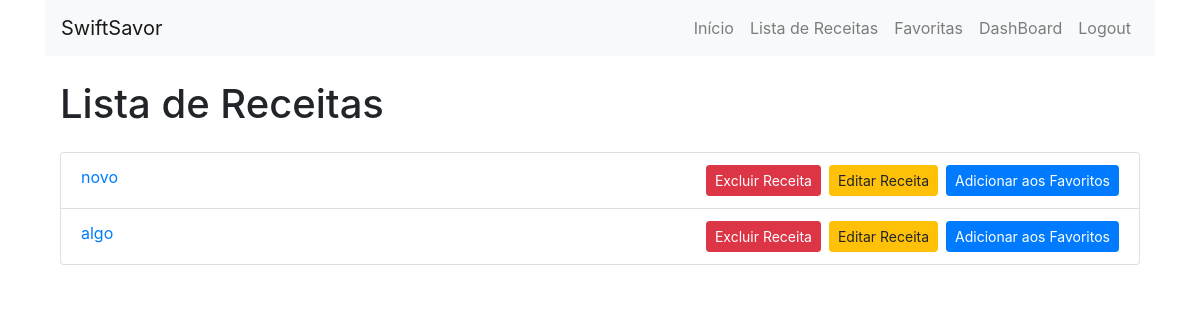
The app's page /receitas/ (signed in), older data.
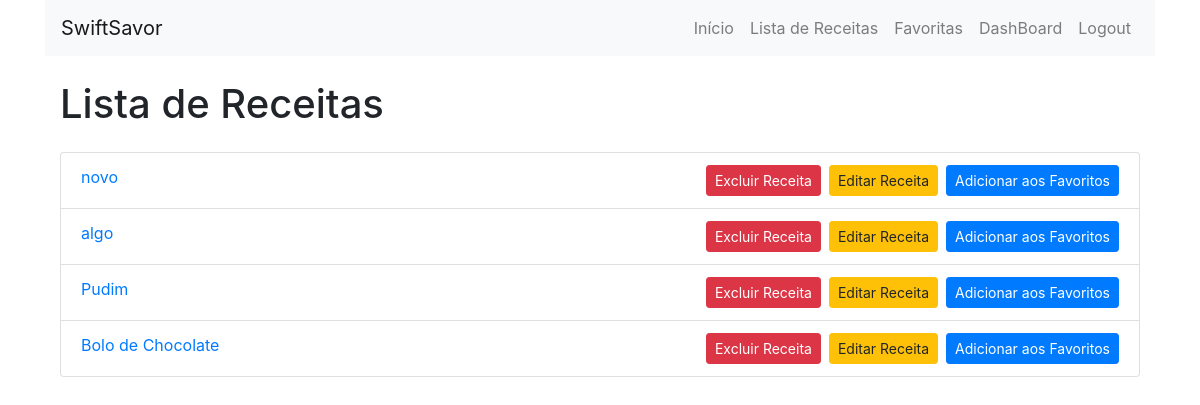
The same page, newer data.
### main/models.py (models this page shows, shortened)
class Receita(models.Model):
    nome = models.CharField(max_length=200)
    ingredientes = models.ManyToManyField(Ingrediente)
    instrucoes = models.TextField()
    usuario = models.ForeignKey(User, on_delete=models.SET_NULL, null=True, blank=True)
    data_cadastro = models.DateField(auto_now_add=False, default=timezone.now)

### main/views.py (the view)
# urls.py: path('receitas/', lista_receitas, name='lista_receitas'),
@login_required
def lista_receitas(request):
    receitas = Receita.objects.all()
    return render(request, 'main/lista_receitas.html', {'receitas': receitas})

### main/templates/main/lista_receitas.html (shortened to what this page needs)
{% extends 'main/base.html' %}
{% block content %}
    <div class="container mt-4">
        <h1 class="mb-4">Lista de Receitas</h1>
        <ul class="list-group">
            {% for receita in receitas %}
                <li class="list-group-item">
                    <a href="{% url 'detalhes_receita' receita.id %}">{{ receita.nome }}</a>
                    <a href="{% url 'adicionar_favoritos' receita.id %}" class="btn btn-primary btn-sm float-right">Adicionar aos Favoritos</a>
                    {% if user.is_authenticated and user.is_staff %}
                        <a href="{% url 'editar_receita' receita.id %}" class="btn btn-warning btn-sm float-right mr-2">Editar Receita</a>
                        <form method="post" action="{% url 'excluir_receita' receita.id %}" class="d-inline">
                            <button type="submit" class="btn btn-danger btn-sm float-right mr-2">Excluir Receita</button>
                        </form>
                    {% endif %}
                </li>
            {% endfor %}
        </ul>
    </div>
{% endblock %}

Row changes from the older to the newer data that the page shows:
added Receita: nome "Pudim"
added Receita: nome "Bolo de Chocolate"
